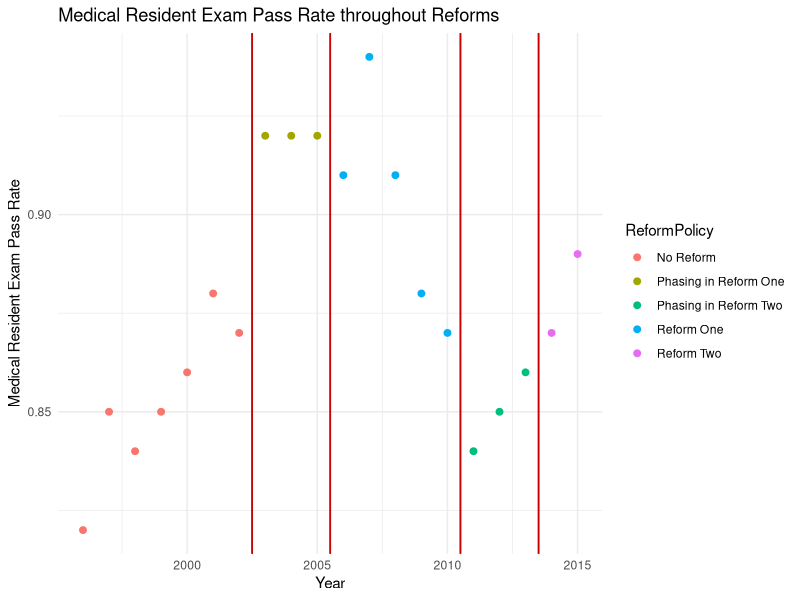

Generate this figure with R: (Note: this script raises an error after producing the figure.)
## ---- chunk 1
library(lme4)
library(knitr)
library(tidyverse)
library(glmmTMB)
library(broom)
library(emmeans)
## ---- chunk 2
data <- read.table("data.txt",header = TRUE, as.is = TRUE)
## ---- chunk 3
# Data Manipulation

# Add Pass and Fail Count
data$Pass <- round(data$N * data$Pct)
data$Fail <- (data$N - data$Pass)

# Add Time Period Information
data$timeperiod <- rep(1, nrow(data))
data$timeperiod[data$Year > 2002] <- 2
data$timeperiod[data$Year > 2010] <- 3
data$timeperiod <- factor(data$timeperiod, levels = c(1, 2, 3), labels = c("tp1", "tp2", "tp3"))

kable(head(data, n = 3))
## ---- chunk 4
# Relevel to Time Period Two 
yP <- data.frame(Year = rep(data$Year, data$Pass), Pass = rep(1, sum(data$Pass)))
yF <- data.frame(Year = rep(data$Year, data$Fail), Pass = rep(0, sum(data$Fail)))
y <- rbind(yP, yF); rm(yP, yF)
y$timeperiod <- rep(1, nrow(y))
y$timeperiod[y$Year > 2002] <- 2
y$timeperiod[y$Year > 2010] <- 3
y$timeperiod <- factor(y$timeperiod, levels = c(1, 2, 3), labels = c("tp1", "tp2", "tp3"))
y$timeperiod <- relevel(y$timeperiod, ref = "tp2")
data$timeperiod <- relevel(data$timeperiod, ref = "tp2")
## ---- chunk 5
# EDA Plot Breaking Down Subsets 

# Add Reform Phasing Information
reform_phase_data <- data |>
  mutate(
    ReformPolicy = case_when(
      Year < 2003 ~ "No Reform",
      Year < 2006 ~ "Phasing in Reform One",
      Year < 2011 ~ "Reform One",
      Year < 2014 ~ "Phasing in Reform Two",
      Year < 2016 ~ "Reform Two"
    )
  ) 
## ---- chunk 6
# Create the Plot
reform_phase_data |>
  ggplot(aes(x = Year, y = Pct, color = ReformPolicy)) +
  geom_point(size = 2) +
    labs(
      x = "Year",
      y = "Medical Resident Exam Pass Rate",
      title = "Medical Resident Exam Pass Rate throughout Reforms"
    ) + 
  geom_vline(xintercept = c(2002.5, 2005.5, 2010.5, 2013.5)) + 
  geom_vline(xintercept = c(2002.5, 2005.5, 2010.5, 2013.5), color="red3") +
  theme_minimal()
## ---- chunk 7
model <- glmer(
  Pass ~ timeperiod + (1 | Year),
  data = y,
  family = binomial(link = "logit")
)
## ---- chunk 8
beta_binomial_model <- glmmTMB(
  cbind(Pass, Fail) ~ timeperiod,
  data = data,
  family = betabinomial(link = "logit")
)
## ---- chunk 9
reform_data <- data %>%
  filter(Year < 2003 | (Year >= 2006 & Year <= 2010) | (Year >= 2014 & Year <= 2015)) 
reform_data$timeperiod <- factor(reform_data$timeperiod, levels = c("tp1","tp2","tp3"))
reform_data$timeperiod <- relevel(reform_data$timeperiod, ref = "tp2")
## ---- chunk 10
beta_binomial_model_subsets <- glmmTMB(
  cbind(Pass, Fail) ~ timeperiod,
  data = reform_data,
  family = betabinomial(link = "logit")
)
## ---- chunk 11
#| out.width: "80%"
#| out.height: "auto"
knitr::include_graphics("residuals_full_vs_subset.png")

#| out.width: "80%"
#| out.height: "auto"
knitr::include_graphics("residuals_full_vs_mixture.png")


## ---- chunk 12
#| echo: false
#| tbl-cap: "GLMM (binomial mixture) fixed-effect coefficients (reference period: tp2)."
#| label: tbl:glmm-coef
tidy(model, effects = "fixed") |>
  dplyr::select(term, estimate, std.error, statistic, p.value) |>
  knitr::kable(digits = 4)
## ---- chunk 13
emm <- emmeans(model, ~ timeperiod, type = "response", re.form = NA)
step <- as.data.frame(emm) %>%
  mutate(period = c("tp2","tp1","tp3")) %>%
  arrange(period)

nm_mean  <- intersect(names(step), c("response","prob","emmean"))[1]
nm_lower <- intersect(names(step), c("lower.CL","asymp.LCL"))[1]
nm_upper <- intersect(names(step), c("upper.CL","asymp.UCL"))[1]

step$response <- step[[nm_mean]]
step$lower.CL <- step[[nm_lower]]
step$upper.CL <- step[[nm_upper]]

step$xmin <- c(1996, 2003, 2011)
step$xmax <- c(2002, 2010, 2015)
## ---- chunk 14
#| label: fig:glmm-final
#| echo: false
#| fig-cap: "Final GLMM (binomial mixture) step fit summarizing period-level pass probabilities with 95% CIs."
#| fig-alt: "Yearly pass rates with horizontal fitted levels and dotted confidence bands from the GLMM."
ggplot(data, aes(x = Year, y = Pass/N)) +
  geom_point(color = "forestgreen") +
  geom_vline(xintercept = c(2003, 2011), color = "red3") +
  geom_segment(data = step,
               aes(x = xmin, xend = xmax, y = response, yend = response),
               inherit.aes = FALSE, linewidth = 1) +
  geom_segment(data = step,
               aes(x = xmin, xend = xmax, y = lower.CL, yend = lower.CL),
               inherit.aes = FALSE, linetype = "dotted") +
  geom_segment(data = step,
               aes(x = xmin, xend = xmax, y = upper.CL, yend = upper.CL),
               inherit.aes = FALSE, linetype = "dotted") +
  labs(y = "Pass Rate") +
  coord_cartesian(ylim = c(0.80, 0.96)) +
  theme_minimal()
